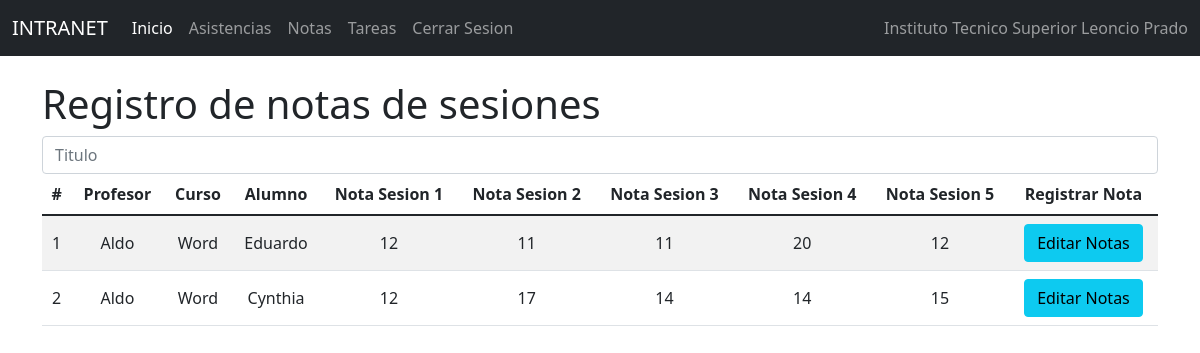
Page /indnts/ on the earlier database version.
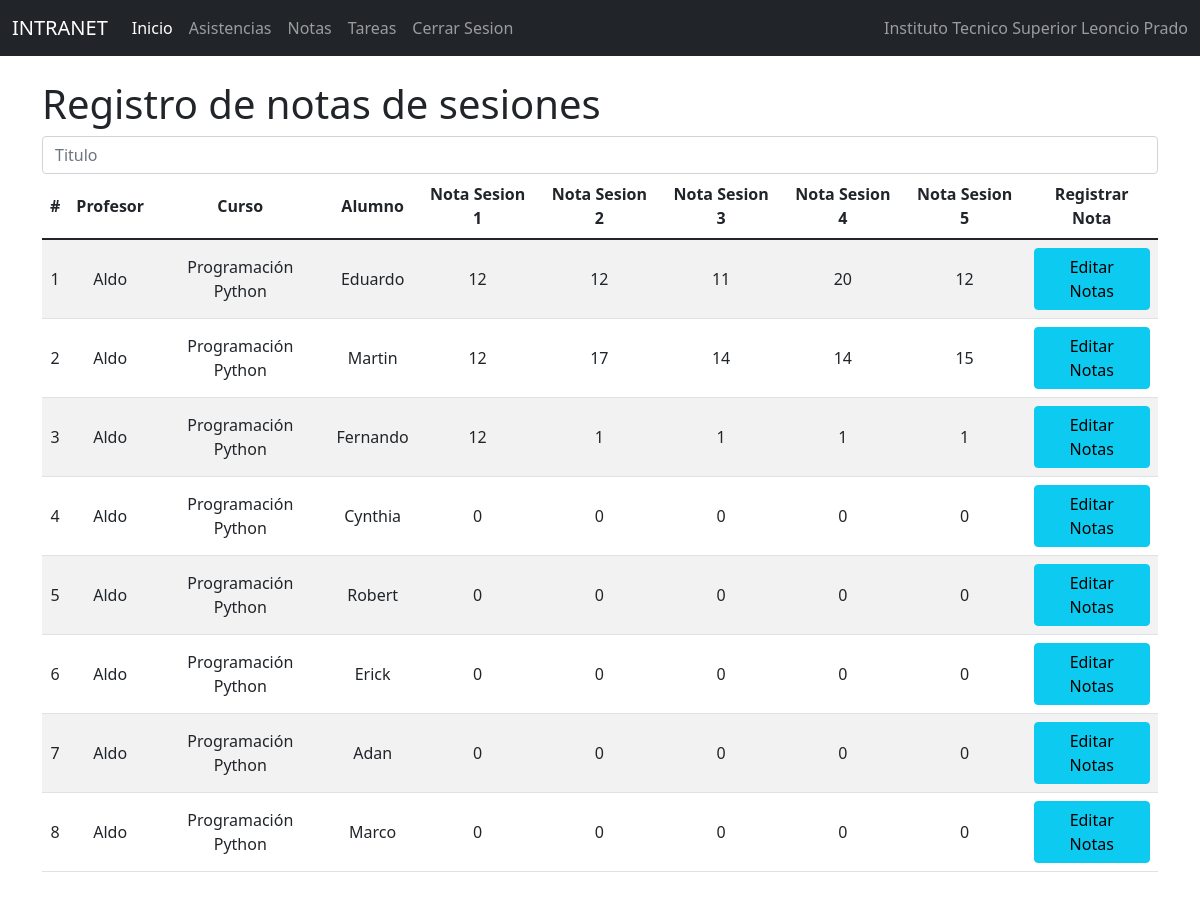
Same page on the later database version.
### Notas/models.py (models this page shows, shortened)
class Notas(models.Model):
    id=models.IntegerField(primary_key=True)
    profesor = models.ForeignKey(Profesor, null=True,blank=True,on_delete=models.CASCADE)
    curso = models.ForeignKey(Curso, null=True,blank=True,on_delete=models.CASCADE)
    alumno = models.OneToOneField(to='Estudiante', to_field='id', null=True, blank=True, on_delete=models.CASCADE)
    sesion1_nt = models.IntegerField()
    sesion1_asis=models.CharField(max_length=50)
    tarea1_info = models.ForeignKey(Tarea1, null=True,blank=True,on_delete=models.CASCADE)
    soltarea1 = models.CharField(max_length=1000)
    notatarea1 = models.IntegerField()
    sesion2_nt = models.IntegerField()
    sesion2_asis=models.CharField(max_length=50)
    tarea2_info = models.ForeignKey(Tarea2, null=True,blank=True,on_delete=models.CASCADE)
    soltarea2 = models.CharField(max_length=1000)
    notatarea2 = models.IntegerField()
    sesion3_nt = models.IntegerField()
    sesion3_asis=models.CharField(max_length=50)
    tarea3_info = models.ForeignKey(Tarea3, null=True,blank=True,on_delete=models.CASCADE)
    soltarea3 = models.CharField(max_length=1000)
    notatarea3 = models.IntegerField()
    sesion4_nt = models.IntegerField()
    sesion4_asis=models.CharField(max_length=50)
    tarea4_info = models.ForeignKey(Tarea4, null=True,blank=True,on_delete=models.CASCADE)
    soltarea4 = models.CharField(max_length=1000)
    notatarea4 = models.IntegerField()
    sesion5_nt = models.IntegerField()
    sesion5_asis=models.CharField(max_length=50)
    tarea5_info = models.ForeignKey(Tarea5, null=True,blank=True,on_delete=models.CASCADE)
    soltarea5 = models.CharField(max_length=1000)
    notatarea5 = models.IntegerField()

class Profesor(models.Model):
    id=models.IntegerField(primary_key=True)
    nompro=models.CharField(max_length=50)
    apepro=models.CharField(max_length=50)
    dnipro=models.CharField(max_length=50)
    direccionpro=models.CharField(max_length=50)
    distritopro=models.ForeignKey(Distrito, null=True,blank=True,on_delete=models.CASCADE)
    emailpro=models.EmailField()
    estpro=models.IntegerField()
    usuario=models.OneToOneField(to='Usuario', to_field='id', null=True, blank=True, on_delete=models.CASCADE)

class Curso(models.Model):
    id=models.IntegerField(primary_key=True)
    nomcur=models.CharField(max_length=30)
    creditos=models.IntegerField()
    estcur=models.IntegerField()

class Estudiante(models.Model):
    id=models.IntegerField(primary_key=True)
    nomest=models.CharField(max_length=50)
    apeest=models.CharField(max_length=50)
    dniest=models.CharField(max_length=8)
    direccion=models.CharField(max_length=50)
    emailest=models.EmailField()
    estest=models.IntegerField()
    usuario=models.OneToOneField(to='Usuario', to_field='id', null=True, blank=True, on_delete=models.CASCADE)
    carrera=models.ForeignKey(Carrera, null=True, blank=True, on_delete=models.CASCADE)
    distrito=models.ForeignKey(Distrito, null=True, blank=True, on_delete=models.CASCADE)

### Notas/views.py (the view)
# urls.py: path('indnts/', indnts),
def indnts (request):
    notas = Notas.objects.all()
    carrera = Carrera.objects.all()
    curso = Curso.objects.all()
    profesor = Profesor.objects.all()
    return render(request, 'PROCESOS/RegNotasSesiones/gestionregnts.html', {"notas": notas, "carrera":carrera,
    "curso":curso, "profesor":profesor})

### Notas/Templates/PROCESOS/RegNotasSesiones/gestionregnts.html (shortened to what this page needs)
{% extends "../../basepro.html" %}
{% block body %}
<div class="row">
    <div class="col-sm-12 col-md-12 col-lg-12 col-xl-12 ">
        <div class="table-responsive">
            <h1>Registro de notas de sesiones</h1>
                <div class="form-group">
                    <input type="text" id="txtnta" name="txtnta" class="form-control" placeholder="Titulo" minlength="1"
                        maxlength="20" required>
                </div>
            <table class="table table-striped">
                <thead>
                    <tr>
                        <th>#</th>
                        <th>Profesor</th>
                        <th>Curso</th>
                        <th>Alumno</th>
                        <th>Nota Sesion 1</th>
                        <th>Nota Sesion 2</th>
                        <th>Nota Sesion 3</th>
                        <th>Nota Sesion 4</th>
                        <th>Nota Sesion 5</th>
                        <th class="2">Registrar Nota</th>
                    </tr>
                </thead>
                <tbody>
                    {% for c in notas %}
                    <tr>
                        <td>{{forloop.counter}}</td>
                        <td>{{c.profesor.nompro}}</td>
                        <td>{{c.curso.nomcur}}</td>
                        <td>{{c.alumno.nomest}}</td>
                        <td>{{c.sesion1_nt}}</td>
                        <td>{{c.sesion2_nt}}</td>
                        <td>{{c.sesion3_nt}}</td>
                        <td>{{c.sesion4_nt}}</td>
                        <td>{{c.sesion5_nt}}</td>
                        <td><a href="/editarns1/{{c.id}}" class="btn btn-info">Editar Notas</a></td>
                    </tr>
                    {% endfor %}
                </tbody>
            </table>
        </div>
    </div>
</div>
{% endblock %}

Differences in the rows shown:
changed Notas "Eduardo": curso.nomcur "Word" → "Programación Python"; sesion2_nt "11" → "12"
changed Notas: curso.nomcur "Word" → "Programación Python"; alumno.nomest "Cynthia" → "Martin"
added Notas: profesor.nompro "Aldo", curso.nomcur "Programación Python", alumno.nomest "Fernando", sesion1_nt "12", sesion2_nt "1", sesion3_nt "1", sesion4_nt "1", sesion5_nt "1"
added Notas: profesor.nompro "Aldo", curso.nomcur "Programación Python", alumno.nomest "Cynthia", sesion1_nt "0", sesion2_nt "0", sesion3_nt "0", sesion4_nt "0", sesion5_nt "0"
added Notas: profesor.nompro "Aldo", curso.nomcur "Programación Python", alumno.nomest "Robert", sesion1_nt "0", sesion2_nt "0", sesion3_nt "0", sesion4_nt "0", sesion5_nt "0"
added Notas: profesor.nompro "Aldo", curso.nomcur "Programación Python", alumno.nomest "Erick", sesion1_nt "0", sesion2_nt "0", sesion3_nt "0", sesion4_nt "0", sesion5_nt "0"
added Notas: profesor.nompro "Aldo", curso.nomcur "Programación Python", alumno.nomest "Adan", sesion1_nt "0", sesion2_nt "0", sesion3_nt "0", sesion4_nt "0", sesion5_nt "0"
added Notas: profesor.nompro "Aldo", curso.nomcur "Programación Python", alumno.nomest "Marco", sesion1_nt "0", sesion2_nt "0", sesion3_nt "0", sesion4_nt "0", sesion5_nt "0"
